Frame 1 (no input): blank canvas, image omitted
Frame 60 (no input): blank canvas, image omitted
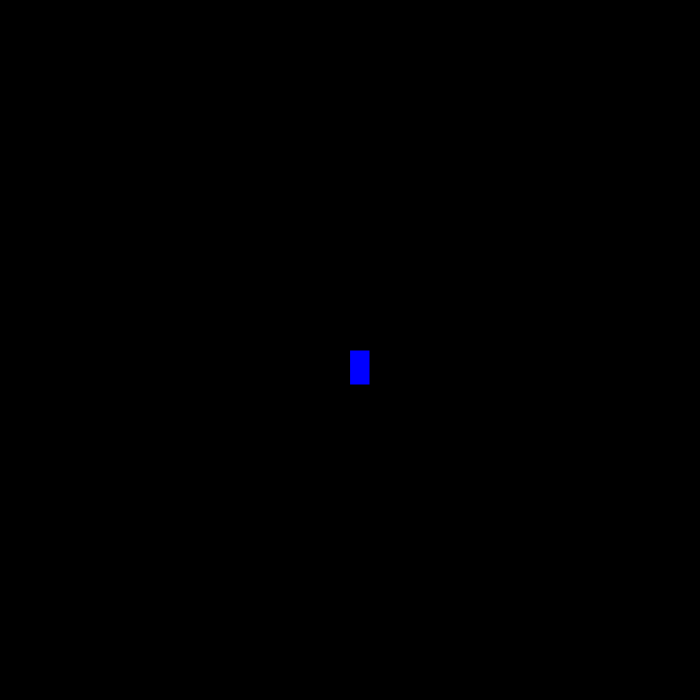
Frame 120 (the mouse pressed at the canvas centre since frame 60)

The p5.js sketch whose frames 1 and 60 were blank and that drew this single picture after the mouse press (run headless with seeded random() and noise() and a simulated clock; from frame 60 on, the mouse is pressed at the canvas centre):

// p5.js sketch
// ── sketch.js
function setup() {
    createCanvas(700, 700);
    background("black");
  }
  
  function draw() {
    stroke("black");
    fill("blue");
  
    //console.log(mouseIsPressed);
  
    if (mouseIsPressed) {
      rect(mouseX, mouseY, 20,35);
    }
  }
  
